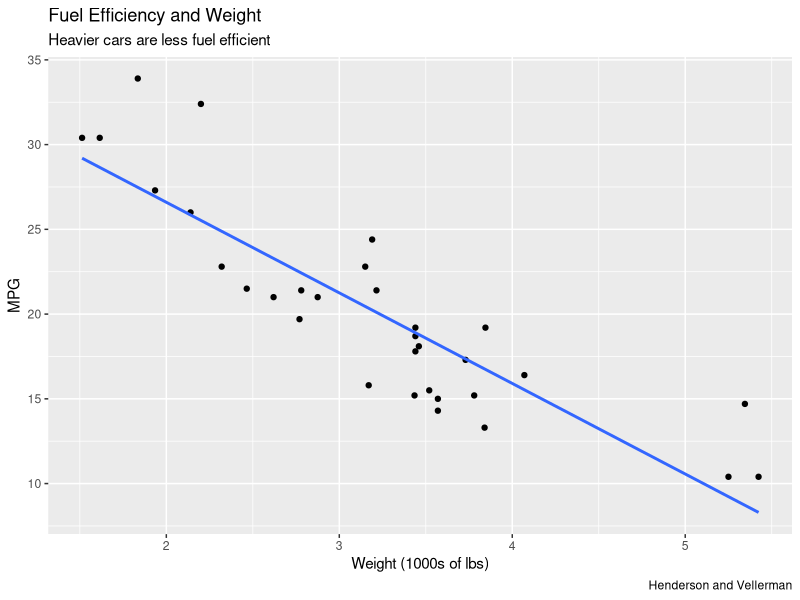

Source code (R):
library(tidyverse)



car_plot <- mtcars %>% 
  select(mpg, wt) %>% 
  ggplot(aes(wt, mpg))+
  geom_point()+
  geom_smooth(method = lm, formula = y ~ x, se = FALSE)+
  labs(title = "Fuel Efficiency and Weight",
       subtitle = "Heavier cars are less fuel efficient",
       x = "Weight (1000s of lbs)",
       y = "MPG",
       caption = "Henderson and Vellerman")

write_rds("car_plot", "car-plot.rds")

